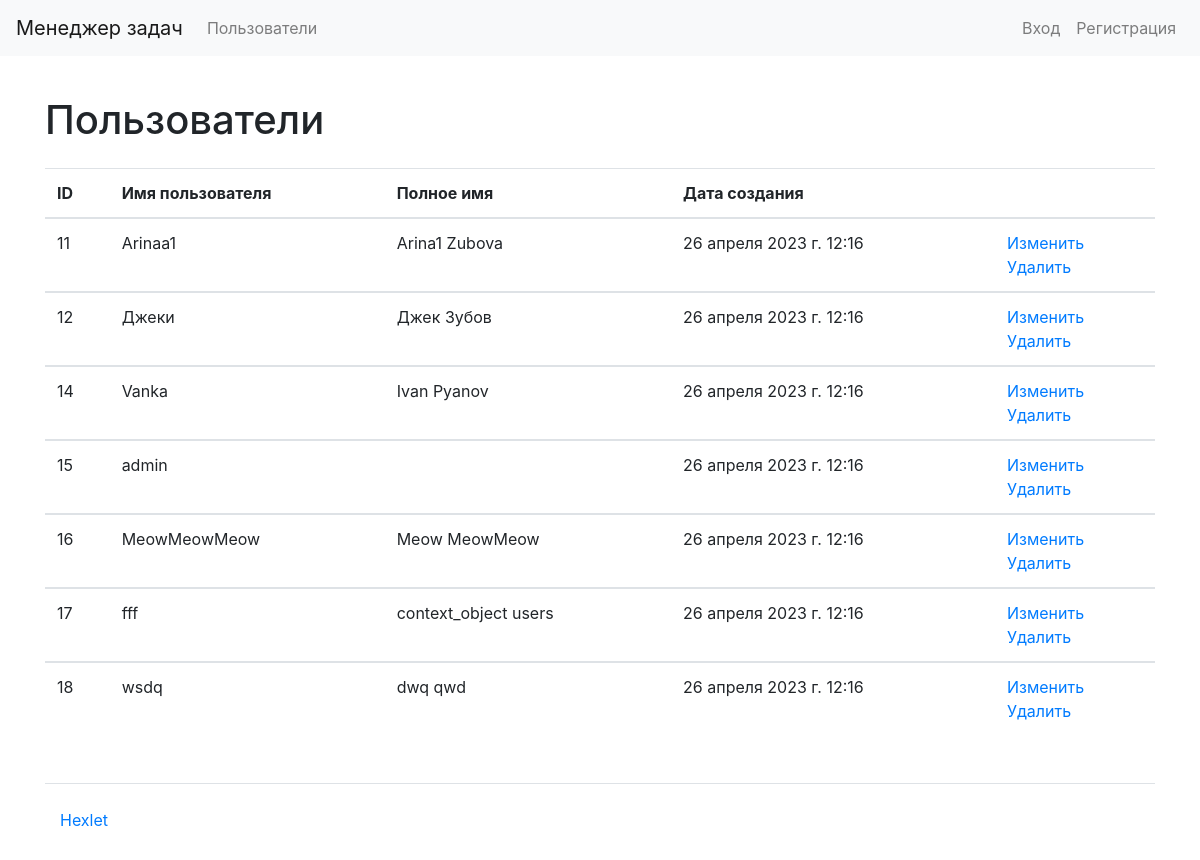
The app's page /users/, older data.
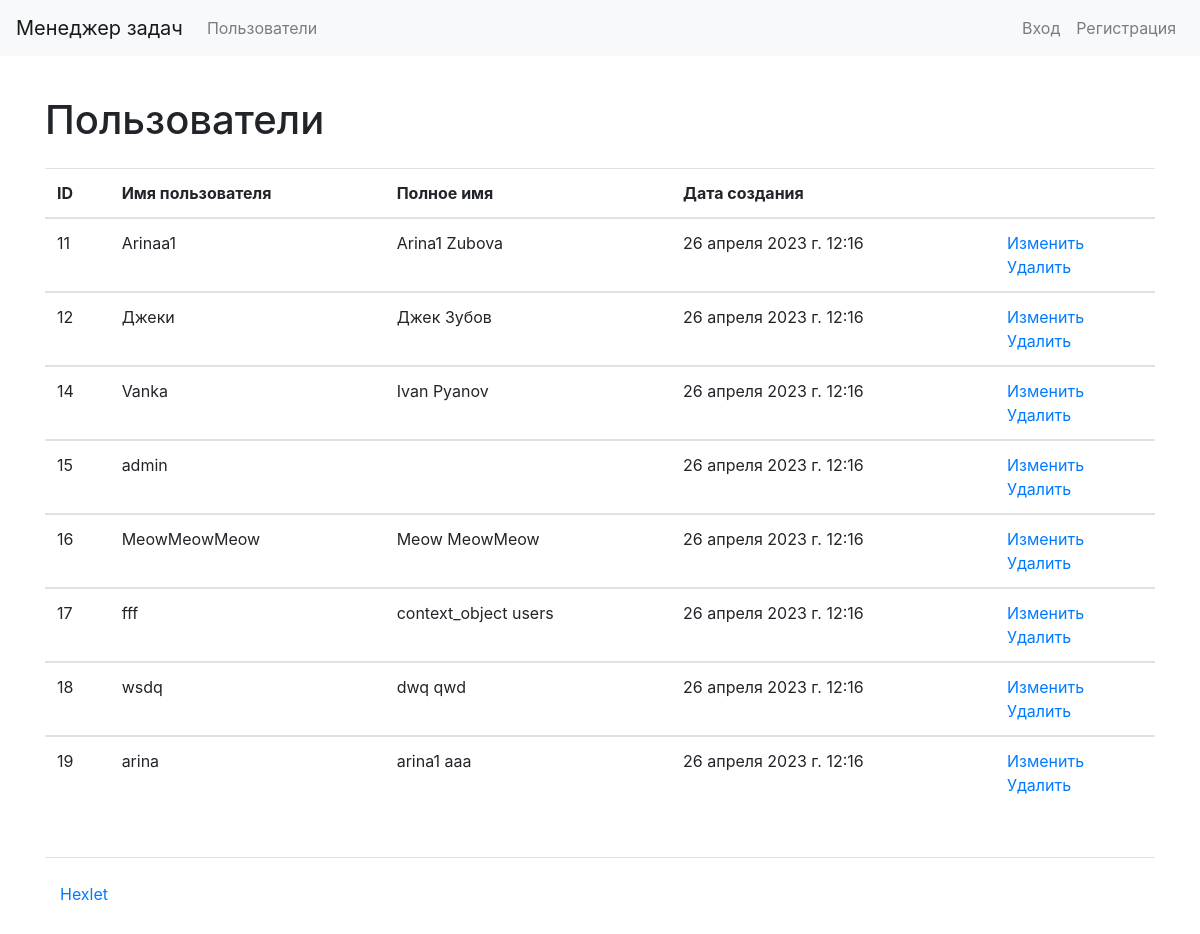
The same page, newer data.
### users/models.py (models this page shows)
class User(AbstractUser):
    pass

### users/views.py (the view)
# urls.py: path('', views.UsersListView.as_view(), name='users_list'),
class UsersListView(ListView):
    model = User
    template_name = "users/list_of_users.html"
    def get_context_data(self, **kwargs):
        context = super().get_context_data(**kwargs)
        context["created_at"] = timezone.now()
        return context

### users/templates/users/list_of_users.html
{% extends "base.html" %}
{% load i18n %}
{% block content %}
<h1 class="my-4">{% translate "Users" %}</h1>
<table class="table table-stripped">
    <thead>
        <tr>
            <th>ID</th>
            <th>{% translate "User name" %}</th>
            <th>{% translate "Full name" %}</th>
            <th>{% translate "Date of creation" %}</th>
            <th></th>
        </tr>
    </thead>
    {% for user in object_list %}
    <tbody>
        <tr>
            <td>{{ user.id }}</td>
            <td>{{ user.username }}</td>
            <td>{{ user.first_name }} {{ user.last_name }}</td>
            <td>{{ created_at }}</td>
            <td>
                <a href="/users/{{ user.id }}/update/">{% translate "Update" %}</a>
                <br>
                <a href="/users/{{ user.id }}/delete/">{% translate "Delete" %}</a>
            </td>
        </tr>
        {% endfor %}
    </tbody>
</table>
{% endblock %}

Row changes from the older to the newer data that the page shows:
added User: id "19", username "arina", first_name "arina1", last_name "aaa", created_at "26 апреля 2023 г. 12:16"
